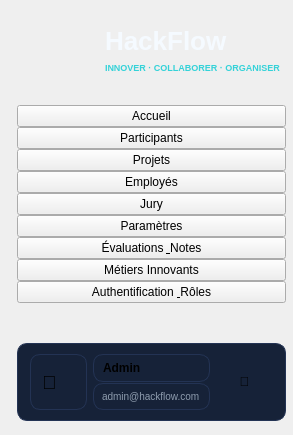
     <widget class="QFrame" name="sidebarWidget">
      <property name="minimumSize">
       <size>
        <width>293</width>
        <height>0</height>
       </size>
      </property>
      <property name="maximumSize">
       <size>
        <width>293</width>
        <height>16777215</height>
       </size>
      </property>
      <layout class="QVBoxLayout" name="sidebarLayout">
       <property name="spacing">
        <number>0</number>
       </property>
       <property name="leftMargin">
        <number>17</number>
       </property>
       <property name="topMargin">
        <number>12</number>
       </property>
       <property name="rightMargin">
        <number>7</number>
       </property>
       <property name="bottomMargin">
        <number>14</number>
       </property>
       <item>
        <widget class="QWidget" name="brandContainer" native="true">
         <property name="maximumSize">
          <size>
           <width>16777215</width>
           <height>93</height>
          </size>
         </property>
         <property name="minimumSize">
          <size>
           <width>0</width>
           <height>93</height>
          </size>
         </property>
         <layout class="QHBoxLayout" name="brandHLayout">
          <property name="spacing">
           <number>12</number>
          </property>
          <property name="leftMargin">
           <number>6</number>
          </property>
          <property name="topMargin">
           <number>0</number>
          </property>
          <property name="rightMargin">
           <number>0</number>
          </property>
          <property name="bottomMargin">
           <number>11</number>
          </property>
          <item alignment="Qt::AlignTop">
           <widget class="QLabel" name="lblBrandIcon">
            <property name="minimumSize">
             <size>
              <width>70</width>
              <height>82</height>
             </size>
            </property>
            <property name="maximumSize">
             <size>
              <width>70</width>
              <height>82</height>
             </size>
            </property>
            <property name="text">
             <string />
            </property>
            <property name="pixmap">
             <pixmap resource="resources.qrc">:/img/logo.png</pixmap>
            </property>
            <property name="scaledContents">
             <bool>true</bool>
            </property>
           </widget>
          </item>
          <item>
           <layout class="QVBoxLayout" name="brandTextVLayout">
            <property name="spacing">
             <number>3</number>
            </property>
            <property name="leftMargin">
             <number>0</number>
            </property>
            <property name="topMargin">
             <number>13</number>
            </property>
            <property name="rightMargin">
             <number>0</number>
            </property>
            <property name="bottomMargin">
             <number>0</number>
            </property>
            <item>
             <widget class="QLabel" name="lblBrandLogo">
              <property name="minimumSize">
               <size>
                <width>150</width>
                <height>32</height>
               </size>
              </property>
              <property name="maximumSize">
               <size>
                <width>150</width>
                <height>32</height>
               </size>
              </property>
              <property name="styleSheet">
               <string notr="true">color: #F5FAFF; font-size: 26px; font-weight: bold; background: transparent;</string>
              </property>
              <property name="text">
               <string>HackFlow</string>
              </property>
             </widget>
            </item>
            <item>
             <widget class="QLabel" name="lblBrandSlogan">
              <property name="styleSheet">
               <string notr="true">color: #34D2D8; font-size: 7pt; font-weight: bold; background: transparent;</string>
              </property>
              <property name="maximumSize">
               <size>
                <width>205</width>
                <height>14</height>
               </size>
              </property>
              <property name="minimumSize">
               <size>
                <width>205</width>
                <height>14</height>
               </size>
              </property>
              <property name="text">
               <string>INNOVER · COLLABORER · ORGANISER</string>
              </property>
             </widget>
            </item>
            <item>
             <spacer name="brandTextSpacer">
              <property name="orientation">
               <enum>Qt::Vertical</enum>
              </property>
              <property name="sizeHint" stdset="0">
               <size>
                <width>20</width>
                <height>40</height>
               </size>
              </property>
             </spacer>
            </item>
           </layout>
          </item>
          <item>
           <spacer name="brandSpacer">
            <property name="orientation">
             <enum>Qt::Horizontal</enum>
            </property>
            <property name="sizeHint" stdset="0">
             <size>
              <width>40</width>
              <height>20</height>
             </size>
            </property>
           </spacer>
          </item>
         </layout>
        </widget>
       </item>
       <item>
        <widget class="QPushButton" name="btnNavAccueil">
         <property name="cursor">
          <cursorShape>PointingHandCursor</cursorShape>
         </property>
         <property name="class" stdset="0">
          <string>navButton</string>
         </property>
         <property name="text">
          <string>Accueil</string>
         </property>
         <property name="icon">
          <iconset resource="resources.qrc">
           <normaloff>:/img/nav_home.png</normaloff>:/img/nav_home.png</iconset>
         </property>
         <property name="iconSize">
          <size>
           <width>46</width>
           <height>22</height>
          </size>
         </property>
        </widget>
       </item>
       <item>
        <widget class="QPushButton" name="btnNavParticipants">
         <property name="cursor">
          <cursorShape>PointingHandCursor</cursorShape>
         </property>
         <property name="class" stdset="0">
          <string>navButton</string>
         </property>
         <property name="text">
          <string>Participants</string>
         </property>
         <property name="icon">
          <iconset resource="resources.qrc">
           <normaloff>:/img/nav_users.png</normaloff>:/img/nav_users.png</iconset>
         </property>
         <property name="iconSize">
          <size>
           <width>46</width>
           <height>22</height>
          </size>
         </property>
        </widget>
       </item>
       <item>
        <widget class="QPushButton" name="btnNavProjets">
         <property name="cursor">
          <cursorShape>PointingHandCursor</cursorShape>
         </property>
         <property name="class" stdset="0">
          <string>navButton</string>
         </property>
         <property name="text">
          <string>Projets</string>
         </property>
         <property name="icon">
          <iconset resource="resources.qrc">
           <normaloff>:/img/nav_folder.png</normaloff>:/img/nav_folder.png</iconset>
         </property>
         <property name="iconSize">
          <size>
           <width>46</width>
           <height>22</height>
          </size>
         </property>
        </widget>
       </item>
       <item>
        <widget class="QPushButton" name="btnNavEmployes">
         <property name="cursor">
          <cursorShape>PointingHandCursor</cursorShape>
         </property>
         <property name="class" stdset="0">
          <string>navButton</string>
         </property>
         <property name="text">
          <string>Employés</string>
         </property>
         <property name="icon">
          <iconset resource="resources.qrc">
           <normaloff>:/img/nav_user.png</normaloff>:/img/nav_user.png</iconset>
         </property>
         <property name="iconSize">
          <size>
           <width>46</width>
           <height>22</height>
          </size>
         </property>
        </widget>
       </item>
       <item>
        <widget class="QPushButton" name="btnNavJury">
         <property name="cursor">
          <cursorShape>PointingHandCursor</cursorShape>
         </property>
         <property name="class" stdset="0">
          <string>navButtonActive</string>
         </property>
         <property name="text">
          <string>Jury</string>
         </property>
         <property name="icon">
          <iconset resource="resources.qrc">
           <normaloff>:/img/nav_award.png</normaloff>:/img/nav_award.png</iconset>
         </property>
         <property name="iconSize">
          <size>
           <width>46</width>
           <height>22</height>
          </size>
         </property>
        </widget>
       </item>
       <item>
        <widget class="QPushButton" name="btnNavParametres">
         <property name="cursor">
          <cursorShape>PointingHandCursor</cursorShape>
         </property>
         <property name="class" stdset="0">
          <string>navButton</string>
         </property>
         <property name="text">
          <string>Paramètres</string>
         </property>
         <property name="icon">
          <iconset resource="resources.qrc">
           <normaloff>:/img/nav_parametres.png</normaloff>:/img/nav_parametres.png</iconset>
         </property>
         <property name="iconSize">
          <size>
           <width>46</width>
           <height>22</height>
          </size>
         </property>
        </widget>
       </item>
       <item>
        <widget class="QPushButton" name="btnNavEvals">
         <property name="visible">
          <bool>false</bool>
         </property>
         <property name="cursor">
          <cursorShape>PointingHandCursor</cursorShape>
         </property>
         <property name="class" stdset="0">
          <string>navButton</string>
         </property>
         <property name="text">
          <string>Évaluations &amp; Notes</string>
         </property>
         <property name="icon">
          <iconset resource="resources.qrc">
           <normaloff>:/img/nav_evals.png</normaloff>:/img/nav_evals.png</iconset>
         </property>
         <property name="iconSize">
          <size>
           <width>46</width>
           <height>22</height>
          </size>
         </property>
        </widget>
       </item>
       <item>
        <widget class="QPushButton" name="btnNavInnovant">
         <property name="visible">
          <bool>false</bool>
         </property>
         <property name="cursor">
          <cursorShape>PointingHandCursor</cursorShape>
         </property>
         <property name="class" stdset="0">
          <string>navButton</string>
         </property>
         <property name="text">
          <string>Métiers Innovants</string>
         </property>
         <property name="icon">
          <iconset resource="resources.qrc">
           <normaloff>:/img/nav_innovant.png</normaloff>:/img/nav_innovant.png</iconset>
         </property>
         <property name="iconSize">
          <size>
           <width>46</width>
           <height>22</height>
          </size>
         </property>
        </widget>
       </item>
       <item>
        <widget class="QPushButton" name="btnNavConnexion">
         <property name="visible">
          <bool>false</bool>
         </property>
         <property name="cursor">
          <cursorShape>PointingHandCursor</cursorShape>
         </property>
         <property name="class" stdset="0">
          <string>navButton</string>
         </property>
         <property name="text">
          <string>Authentification &amp; Rôles</string>
         </property>
         <property name="icon">
          <iconset resource="resources.qrc">
           <normaloff>:/img/nav_connexion.png</normaloff>:/img/nav_connexion.png</iconset>
         </property>
         <property name="iconSize">
          <size>
           <width>46</width>
           <height>22</height>
          </size>
         </property>
        </widget>
       </item>
       <item>
        <spacer name="sidebarSpacer">
         <property name="orientation">
          <enum>Qt::Vertical</enum>
         </property>
         <property name="sizeHint" stdset="0">
          <size>
           <width>20</width>
           <height>40</height>
          </size>
         </property>
        </spacer>
       </item>
       <item>
        <widget class="QFrame" name="userProfilePill">
         <property name="visible">
          <bool>false</bool>
         </property>
         <property name="styleSheet">
          <string notr="true">
background-color: #162238;
border: 1px solid #233354;
border-radius: 10px;
padding: 6px;
          </string>
         </property>
         <layout class="QHBoxLayout" name="userProfileHLayout">
          <property name="leftMargin">
           <number>6</number>
          </property>
          <property name="topMargin">
           <number>4</number>
          </property>
          <property name="rightMargin">
           <number>6</number>
          </property>
          <property name="bottomMargin">
           <number>4</number>
          </property>
          <item>
           <widget class="QLabel" name="lblUserAvatar">
            <property name="text">
             <string>👤</string>
            </property>
            <property name="font">
             <font>
              <pointsize>14</pointsize>
             </font>
            </property>
           </widget>
          </item>
          <item>
           <layout class="QVBoxLayout" name="userInfoVLayout">
            <property name="spacing">
             <number>1</number>
            </property>
            <item>
             <widget class="QLabel" name="lblCurrentUserName">
              <property name="text">
               <string>Admin</string>
              </property>
              <property name="font">
               <font>
                <weight>75</weight>
                <bold>true</bold>
               </font>
              </property>
             </widget>
            </item>
            <item>
             <widget class="QLabel" name="lblCurrentUserRole">
              <property name="styleSheet">
               <string notr="true">color: #8E9CAE; font-size: 10px;</string>
              </property>
              <property name="text">
               <string>admin@hackflow.com</string>
              </property>
             </widget>
            </item>
           </layout>
          </item>
          <item>
           <widget class="QPushButton" name="btnDeconnexion">
            <property name="toolTip">
             <string>Se déconnecter</string>
            </property>
            <property name="styleSheet">
             <string notr="true">background: transparent; border: none; font-size: 13px;</string>
            </property>
            <property name="text">
             <string>🚪</string>
            </property>
            <property name="cursor">
             <cursorShape>PointingHandCursor</cursorShape>
            </property>
           </widget>
          </item>
         </layout>
        </widget>
       </item>
      </layout>
     </widget>
